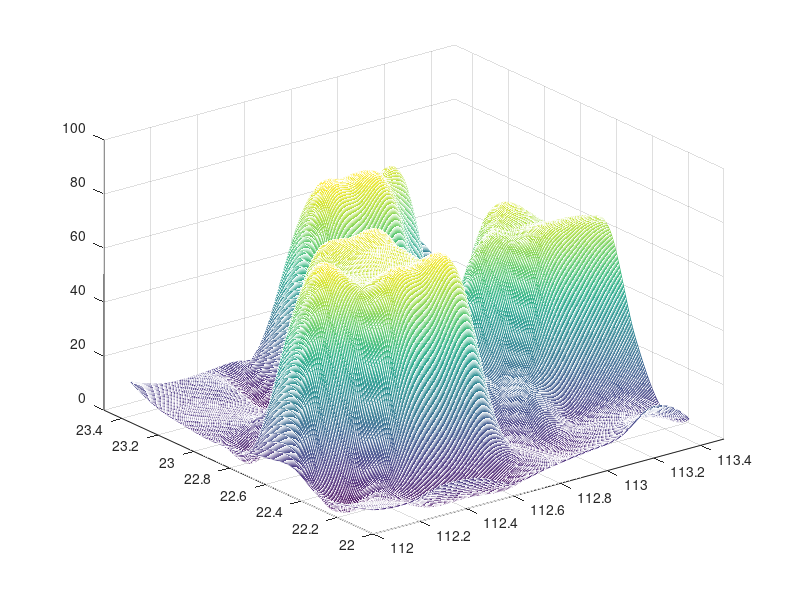

The MATLAB script that drew this image:
xi=112:0.15:113.35;
yi=22:0.15:23.35;


zi=[9 8 11 10 5 7 9 11 19 11
    6 5 7 8 11 8 6 9 11 10
   5 9 68.5 72.3 71.2 12 21 14 21 32
    11 70.5 72.3 74.2 69.8 31 28 63.6 69.2 68.3
    10 67.4 69.8 75.3 70.1 21 64.1 69.3 68.5 63.1
    8 11 68.2 72.2 69.1  31 29 68.2 63.8 31
    7 10 13 11 9 11 15 10 11 21 
    8 9 8 4 68.3 71.7 69.2 11 21 19
    10 9 11 4 64.2 73.1 72.3 70.1 9 17
    15 11 11 12 9 21 32 39 41 21 ];

x1=112:0.005:113.35;
y1=22:0.005:23.35;

[X,Y]=meshgrid(x1,y1);
Z=interp2(xi,yi,zi,X,Y,'cubic');
mesh(X,Y,Z);
axis([112 113.5 22 23.5 0 100]);
